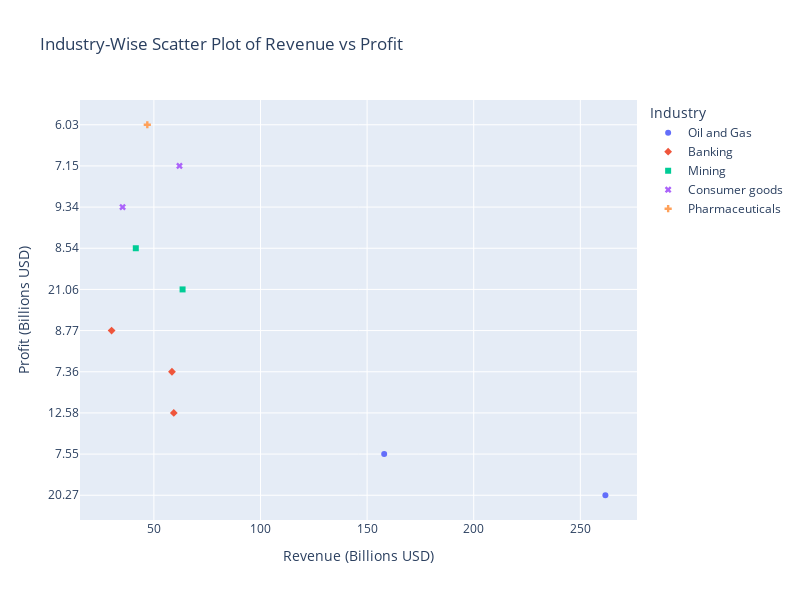

The notebook cell this image was saved under:
### Markdown cell above
**TOP 10 COMPANIES WITH INDUSTRY DATA**

### Code cell
fig = px.scatter(
    df.head(10),                 # TOP 10 COMPANIES WITH INDUSTRY DATA
    x='Revenue(billions US$)',
    y='Profit(billions US$)',
    color='Industry',  # Different colors for each industry
    symbol='Industry',  # Optional: Use different symbols for industries
    hover_data=['Name'],  # Add company names to the hover information
    title='Industry-Wise Scatter Plot of Revenue vs Profit',
    labels={
        'Revenue(billions US$)': 'Revenue (Billions USD)',
        'Profit(billions US$)': 'Profit (Billions USD)'
    }
)

# Customize layout
fig.update_layout(
    height=600,
    width=800,
    xaxis=dict(title='Revenue (Billions USD)'),
    yaxis=dict(title='Profit (Billions USD)')
)

# Show the plot
fig.show()

### Figure 1 — Plotly figure (JSON) as saved in the notebook; plotly's stock layout.template omitted (floating-point values rounded to 4 significant figures)
{"data": [{"customdata": [["Shell plc"], ["BP"]], "hovertemplate": "Industry=Oil and Gas<br>Revenue (Billions USD)=%{x}<br>Profit (Billions USD)=%{y}<br>Name=%{customdata[0]}<extra></extra>", "legendgroup": "Oil and Gas", "marker": {"color": "#636efa", "symbol": "circle"}, "mode": "markers", "name": "Oil and Gas", "orientation": "h", "showlegend": true, "type": "scatter", "x": [261.8, 158.0], "xaxis": "x", "y": ["20.27", "7.55"], "yaxis": "y"}, {"customdata": [["HSBC"], ["Lloyds Banking Group"], ["Barclays"]], "hovertemplate": "Industry=Banking<br>Revenue (Billions USD)=%{x}<br>Profit (Billions USD)=%{y}<br>Name=%{customdata[0]}<extra></extra>", "legendgroup": "Banking", "marker": {"color": "#EF553B", "symbol": "diamond"}, "mode": "markers", "name": "Banking", "orientation": "h", "showlegend": true, "type": "scatter", "x": [59.33, 58.48, 30.17], "xaxis": "x", "y": ["12.58", "7.36", "8.77"], "yaxis": "y"}, {"customdata": [["Rio Tinto"], ["Anglo American"]], "hovertemplate": "Industry=Mining<br>Revenue (Billions USD)=%{x}<br>Profit (Billions USD)=%{y}<br>Name=%{customdata[0]}<extra></extra>", "legendgroup": "Mining", "marker": {"color": "#00cc96", "symbol": "square"}, "mode": "markers", "name": "Mining", "orientation": "h", "showlegend": true, "type": "scatter", "x": [63.46, 41.52], "xaxis": "x", "y": ["21.06", "8.54"], "yaxis": "y"}, {"customdata": [["British American Tobacco"], ["Unilever"]], "hovertemplate": "Industry=Consumer goods<br>Revenue (Billions USD)=%{x}<br>Profit (Billions USD)=%{y}<br>Name=%{customdata[0]}<extra></extra>", "legendgroup": "Consumer goods", "marker": {"color": "#ab63fa", "symbol": "x"}, "mode": "markers", "name": "Consumer goods", "orientation": "h", "showlegend": true, "type": "scatter", "x": [35.32, 62], "xaxis": "x", "y": ["9.34", "7.15"], "yaxis": "y"}, {"customdata": [["GlaxoSmithKline"]], "hovertemplate": "Industry=Pharmaceuticals<br>Revenue (Billions USD)=%{x}<br>Profit (Billions USD)=%{y}<br>Name=%{customdata[0]}<extra></extra>", "legendgroup": "Pharmaceuticals", "marker": {"color": "#FFA15A", "symbol": "cross"}, "mode": "markers", "name": "Pharmaceuticals", "orientation": "h", "showlegend": true, "type": "scatter", "x": [46.92], "xaxis": "x", "y": ["6.03"], "yaxis": "y"}], "layout": {"height": 600, "legend": {"title": {"text": "Industry"}, "tracegroupgap": 0}, "title": {"text": "Industry-Wise Scatter Plot of Revenue vs Profit"}, "width": 800, "xaxis": {"anchor": "y", "autorange": true, "domain": [0, 1], "range": [15.32, 276.6], "title": {"text": "Revenue (Billions USD)"}, "type": "linear"}, "yaxis": {"anchor": "x", "autorange": true, "domain": [0, 1], "range": [-0.6012, 9.601], "title": {"text": "Profit (Billions USD)"}, "type": "category"}}}
